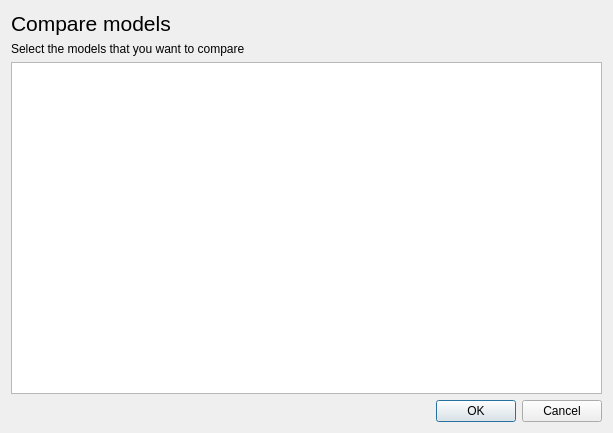
<?xml version="1.0" encoding="UTF-8"?>
<ui version="4.0">
 <class>compareModelsDialog</class>
 <widget class="QDialog" name="compareModelsDialog">
  <property name="geometry">
   <rect>
    <x>0</x>
    <y>0</y>
    <width>613</width>
    <height>433</height>
   </rect>
  </property>
  <property name="windowTitle">
   <string>Dialog</string>
  </property>
  <layout class="QVBoxLayout" name="verticalLayout">
   <item>
    <widget class="QLabel" name="label">
     <property name="font">
      <font>
       <pointsize>16</pointsize>
      </font>
     </property>
     <property name="text">
      <string>Compare models</string>
     </property>
    </widget>
   </item>
   <item>
    <widget class="QLabel" name="label_2">
     <property name="text">
      <string>Select the models that you want to compare</string>
     </property>
    </widget>
   </item>
   <item>
    <widget class="QListWidget" name="lstmodels">
     <property name="selectionMode">
      <enum>QAbstractItemView::MultiSelection</enum>
     </property>
    </widget>
   </item>
   <item>
    <widget class="QDialogButtonBox" name="buttonBox">
     <property name="orientation">
      <enum>Qt::Horizontal</enum>
     </property>
     <property name="standardButtons">
      <set>QDialogButtonBox::Cancel|QDialogButtonBox::Ok</set>
     </property>
    </widget>
   </item>
  </layout>
 </widget>
 <resources/>
 <connections>
  <connection>
   <sender>buttonBox</sender>
   <signal>accepted()</signal>
   <receiver>compareModelsDialog</receiver>
   <slot>accept()</slot>
   <hints>
    <hint type="sourcelabel">
     <x>248</x>
     <y>254</y>
    </hint>
    <hint type="destinationlabel">
     <x>157</x>
     <y>274</y>
    </hint>
   </hints>
  </connection>
  <connection>
   <sender>buttonBox</sender>
   <signal>rejected()</signal>
   <receiver>compareModelsDialog</receiver>
   <slot>reject()</slot>
   <hints>
    <hint type="sourcelabel">
     <x>316</x>
     <y>260</y>
    </hint>
    <hint type="destinationlabel">
     <x>286</x>
     <y>274</y>
    </hint>
   </hints>
  </connection>
 </connections>
</ui>
